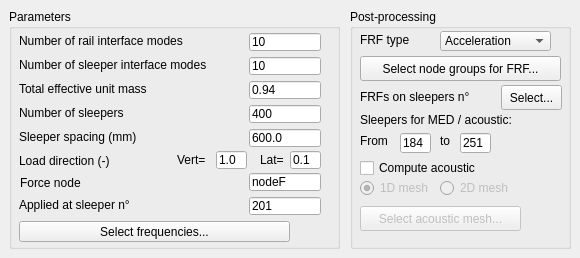
    <widget class="QWidget" name="tab_6">
     <attribute name="title">
      <string>Simulation setup</string>
     </attribute>
     <widget class="QGroupBox" name="groupBox_7">
      <property name="geometry">
       <rect>
        <x>9</x>
        <y>9</y>
        <width>331</width>
        <height>240</height>
       </rect>
      </property>
      <property name="title">
       <string>Parameters</string>
      </property>
      <widget class="QLineEdit" name="txt_slpForce">
       <property name="geometry">
        <rect>
         <x>240</x>
         <y>188</y>
         <width>72</width>
         <height>18</height>
        </rect>
       </property>
       <property name="toolTip">
        <string>&lt;html&gt;&lt;head/&gt;&lt;body&gt;&lt;p&gt;The force will be applied to the group of node indicated above, on the substructure corresponding to the sleeper number entered here. The excited side is always the right side.&lt;/p&gt;&lt;/body&gt;&lt;/html&gt;</string>
       </property>
       <property name="text">
        <string>201</string>
       </property>
      </widget>
      <widget class="QLabel" name="label_25">
       <property name="geometry">
        <rect>
         <x>10</x>
         <y>24</y>
         <width>201</width>
         <height>16</height>
        </rect>
       </property>
       <property name="whatsThis">
        <string/>
       </property>
       <property name="text">
        <string>Number of rail interface modes</string>
       </property>
      </widget>
      <widget class="QLineEdit" name="txt_nModesRai">
       <property name="geometry">
        <rect>
         <x>240</x>
         <y>24</y>
         <width>72</width>
         <height>18</height>
        </rect>
       </property>
       <property name="cursor">
        <cursorShape>IBeamCursor</cursorShape>
       </property>
       <property name="toolTip">
        <string/>
       </property>
       <property name="statusTip">
        <string/>
       </property>
       <property name="text">
        <string>10</string>
       </property>
      </widget>
      <widget class="QLineEdit" name="txt_nSlp">
       <property name="geometry">
        <rect>
         <x>240</x>
         <y>96</y>
         <width>72</width>
         <height>18</height>
        </rect>
       </property>
       <property name="toolTip">
        <string/>
       </property>
       <property name="text">
        <string>400</string>
       </property>
      </widget>
      <widget class="QLabel" name="label_44">
       <property name="geometry">
        <rect>
         <x>10</x>
         <y>72</y>
         <width>191</width>
         <height>16</height>
        </rect>
       </property>
       <property name="whatsThis">
        <string/>
       </property>
       <property name="text">
        <string>Total effective unit mass</string>
       </property>
      </widget>
      <widget class="QLineEdit" name="txt_cumulMassEffeUn">
       <property name="geometry">
        <rect>
         <x>240</x>
         <y>72</y>
         <width>72</width>
         <height>18</height>
        </rect>
       </property>
       <property name="toolTip">
        <string>&lt;html&gt;&lt;head/&gt;&lt;body&gt;&lt;p&gt;Minimum cumulated effective unit mass requested in each direction (see Code_Aster doc R5.01.03). It enables selecting the smallest number of eigenmodes such that the cumulated effective unit mass reaches that value (]0;1]) in each direction. With USP, 0.96 is advised for convergence.&lt;/p&gt;&lt;/body&gt;&lt;/html&gt;</string>
       </property>
       <property name="statusTip">
        <string/>
       </property>
       <property name="text">
        <string>0.94</string>
       </property>
      </widget>
      <widget class="QLabel" name="label_36">
       <property name="geometry">
        <rect>
         <x>10</x>
         <y>120</y>
         <width>201</width>
         <height>16</height>
        </rect>
       </property>
       <property name="text">
        <string>Sleeper spacing (mm)</string>
       </property>
      </widget>
      <widget class="QLineEdit" name="txt_forceNode">
       <property name="enabled">
        <bool>true</bool>
       </property>
       <property name="geometry">
        <rect>
         <x>240</x>
         <y>164</y>
         <width>72</width>
         <height>18</height>
        </rect>
       </property>
       <property name="toolTip">
        <string>&lt;html&gt;&lt;head/&gt;&lt;body&gt;&lt;p&gt;A group which contains one node, and exists in the macroelement mesh.&lt;/p&gt;&lt;/body&gt;&lt;/html&gt;</string>
       </property>
       <property name="text">
        <string>nodeF</string>
       </property>
      </widget>
      <widget class="QLabel" name="label_20">
       <property name="geometry">
        <rect>
         <x>10</x>
         <y>96</y>
         <width>181</width>
         <height>16</height>
        </rect>
       </property>
       <property name="text">
        <string>Number of sleepers</string>
       </property>
      </widget>
      <widget class="QLineEdit" name="txt_slpSpacing">
       <property name="geometry">
        <rect>
         <x>240</x>
         <y>120</y>
         <width>72</width>
         <height>18</height>
        </rect>
       </property>
       <property name="text">
        <string>600.0</string>
       </property>
      </widget>
      <widget class="QLabel" name="label_21">
       <property name="geometry">
        <rect>
         <x>10</x>
         <y>144</y>
         <width>141</width>
         <height>16</height>
        </rect>
       </property>
       <property name="text">
        <string>Load direction (-)</string>
       </property>
      </widget>
      <widget class="QPushButton" name="btn_freqs">
       <property name="enabled">
        <bool>true</bool>
       </property>
       <property name="geometry">
        <rect>
         <x>10</x>
         <y>212</y>
         <width>271</width>
         <height>21</height>
        </rect>
       </property>
       <property name="toolTip">
        <string>&lt;html&gt;&lt;head/&gt;&lt;body&gt;&lt;p&gt;Enter at least one frequency per job (=frequency band).&lt;/p&gt;&lt;/body&gt;&lt;/html&gt;</string>
       </property>
       <property name="text">
        <string>Select frequencies...</string>
       </property>
      </widget>
      <widget class="QLabel" name="label_23">
       <property name="geometry">
        <rect>
         <x>10</x>
         <y>188</y>
         <width>171</width>
         <height>16</height>
        </rect>
       </property>
       <property name="text">
        <string>Applied at sleeper n°</string>
       </property>
      </widget>
      <widget class="QLineEdit" name="txt_nModesSlp">
       <property name="geometry">
        <rect>
         <x>240</x>
         <y>48</y>
         <width>72</width>
         <height>18</height>
        </rect>
       </property>
       <property name="toolTip">
        <string/>
       </property>
       <property name="statusTip">
        <string/>
       </property>
       <property name="text">
        <string>10</string>
       </property>
      </widget>
      <widget class="QLabel" name="label_46">
       <property name="geometry">
        <rect>
         <x>10</x>
         <y>48</y>
         <width>221</width>
         <height>16</height>
        </rect>
       </property>
       <property name="whatsThis">
        <string/>
       </property>
       <property name="text">
        <string>Number of sleeper interface modes</string>
       </property>
      </widget>
      <widget class="QLineEdit" name="txt_fDirVert">
       <property name="geometry">
        <rect>
         <x>207</x>
         <y>142</y>
         <width>31</width>
         <height>18</height>
        </rect>
       </property>
       <property name="toolTip">
        <string>&lt;html&gt;&lt;head/&gt;&lt;body&gt;&lt;p&gt;Positive = towards the ground. This only indicates the direction; the magnitude of the force applied is normalized to 1N anyways.&lt;/p&gt;&lt;/body&gt;&lt;/html&gt;</string>
       </property>
       <property name="text">
        <string>1.0</string>
       </property>
      </widget>
      <widget class="QLabel" name="label_49">
       <property name="geometry">
        <rect>
         <x>251</x>
         <y>143</y>
         <width>31</width>
         <height>16</height>
        </rect>
       </property>
       <property name="text">
        <string>Lat=</string>
       </property>
      </widget>
      <widget class="QLineEdit" name="txt_fDirLat">
       <property name="geometry">
        <rect>
         <x>281</x>
         <y>142</y>
         <width>31</width>
         <height>18</height>
        </rect>
       </property>
       <property name="toolTip">
        <string>&lt;html&gt;&lt;head/&gt;&lt;body&gt;&lt;p&gt;Positive = outward of the track. This only indicates the direction; the magnitude of the force applied is normalized to 1N anyways.&lt;/p&gt;&lt;/body&gt;&lt;/html&gt;</string>
       </property>
       <property name="text">
        <string>0.1</string>
       </property>
      </widget>
      <widget class="QLabel" name="label_51">
       <property name="geometry">
        <rect>
         <x>168</x>
         <y>143</y>
         <width>41</width>
         <height>16</height>
        </rect>
       </property>
       <property name="text">
        <string>Vert=</string>
       </property>
      </widget>
      <widget class="QLabel" name="label_52">
       <property name="geometry">
        <rect>
         <x>11</x>
         <y>166</y>
         <width>101</width>
         <height>16</height>
        </rect>
       </property>
       <property name="text">
        <string>Force node</string>
       </property>
      </widget>
     </widget>
     <widget class="QGroupBox" name="groupBox_8">
      <property name="geometry">
       <rect>
        <x>350</x>
        <y>9</y>
        <width>221</width>
        <height>240</height>
       </rect>
      </property>
      <property name="title">
       <string>Post-processing</string>
      </property>
      <widget class="QCheckBox" name="cb_computeAcoustic">
       <property name="geometry">
        <rect>
         <x>10</x>
         <y>150</y>
         <width>151</width>
         <height>18</height>
        </rect>
       </property>
       <property name="toolTip">
        <string>&lt;html&gt;&lt;head/&gt;&lt;body&gt;&lt;p&gt;If the acoustic mesh is 1D: the output is the acoustic pressure transfer function at each node of the mesh, if the mesh has no groups. If the mesh has groups, it is only calculated on the groups, which contain one node.&lt;/p&gt;&lt;p&gt;If the acoustic mesh is 2D: the ouput is the acoustic power transfer function, resulting from the intensity integrated over the mesh surface area.&lt;/p&gt;&lt;/body&gt;&lt;/html&gt;</string>
       </property>
       <property name="text">
        <string>Compute acoustic</string>
       </property>
      </widget>
      <widget class="QLabel" name="label_22">
       <property name="geometry">
        <rect>
         <x>10</x>
         <y>23</y>
         <width>76</width>
         <height>16</height>
        </rect>
       </property>
       <property name="text">
        <string>FRF type</string>
       </property>
      </widget>
      <widget class="QLabel" name="label_24">
       <property name="geometry">
        <rect>
         <x>10</x>
         <y>80</y>
         <width>141</width>
         <height>16</height>
        </rect>
       </property>
       <property name="text">
        <string>FRFs on sleepers n°</string>
       </property>
      </widget>
      <widget class="QPushButton" name="btn_selectAcousticMesh">
       <property name="enabled">
        <bool>false</bool>
       </property>
       <property name="geometry">
        <rect>
         <x>10</x>
         <y>197</y>
         <width>161</width>
         <height>25</height>
        </rect>
       </property>
       <property name="toolTip">
        <string>&lt;html&gt;&lt;head/&gt;&lt;body&gt;&lt;p&gt;If the acoustic mesh is 1D: the output is the acoustic pressure transfer function at each node of the mesh, if the mesh has no groups. If the mesh has groups, it is only calculated on the groups, which contain one node.&lt;/p&gt;&lt;p&gt;If the acoustic mesh is 2D: the ouput is the acoustic power transfer function, resulting from the intensity integrated over the mesh surface area.&lt;/p&gt;&lt;/body&gt;&lt;/html&gt;</string>
       </property>
       <property name="text">
        <string>Select acoustic mesh...</string>
       </property>
      </widget>
      <widget class="QComboBox" name="cbb_output">
       <property name="geometry">
        <rect>
         <x>90</x>
         <y>22</y>
         <width>111</width>
         <height>20</height>
        </rect>
       </property>
       <property name="toolTip">
        <string>&lt;html&gt;&lt;head/&gt;&lt;body&gt;&lt;p&gt;The FRF result file is expressed in terms of displacement, velocity or acceleration transfer funtions versus input force.&lt;/p&gt;&lt;/body&gt;&lt;/html&gt;</string>
       </property>
       <item>
        <property name="text">
         <string>Acceleration</string>
        </property>
       </item>
       <item>
        <property name="text">
         <string>Velocity</string>
        </property>
       </item>
       <item>
        <property name="text">
         <string>Displacement</string>
        </property>
       </item>
      </widget>
      <widget class="QPushButton" name="btn_selectSubstructures">
       <property name="geometry">
        <rect>
         <x>151</x>
         <y>76</y>
         <width>61</width>
         <height>25</height>
        </rect>
       </property>
       <property name="toolTip">
        <string>&lt;html&gt;&lt;head/&gt;&lt;body&gt;&lt;p&gt;FRFs are extracted on the excited side of the track, on each macroelements selected here.&lt;/p&gt;&lt;/body&gt;&lt;/html&gt;</string>
       </property>
       <property name="text">
        <string>Select...</string>
       </property>
      </widget>
      <widget class="QRadioButton" name="rb_2D">
       <property name="enabled">
        <bool>false</bool>
       </property>
       <property name="geometry">
        <rect>
         <x>90</x>
         <y>170</y>
         <width>71</width>
         <height>18</height>
        </rect>
       </property>
       <property name="toolTip">
        <string>&lt;html&gt;&lt;head/&gt;&lt;body&gt;&lt;p&gt;If the acoustic mesh is 1D: the output is the acoustic pressure transfer function at each node of the mesh, if the mesh has no groups. If the mesh has groups, it is only calculated on the groups, which contain one node.&lt;/p&gt;&lt;p&gt;If the acoustic mesh is 2D: the ouput is the acoustic power transfer function, resulting from the intensity integrated over the mesh surface area.&lt;/p&gt;&lt;/body&gt;&lt;/html&gt;</string>
       </property>
       <property name="text">
        <string>2D mesh</string>
       </property>
       <property name="checked">
        <bool>false</bool>
       </property>
      </widget>
      <widget class="QRadioButton" name="rb_1D">
       <property name="enabled">
        <bool>false</bool>
       </property>
       <property name="geometry">
        <rect>
         <x>10</x>
         <y>170</y>
         <width>71</width>
         <height>18</height>
        </rect>
       </property>
       <property name="toolTip">
        <string>&lt;html&gt;&lt;head/&gt;&lt;body&gt;&lt;p&gt;If the acoustic mesh is 1D: the output is the acoustic pressure transfer function at each node of the mesh, if the mesh has no groups. If the mesh has groups, it is only calculated on the groups, which contain one node.&lt;/p&gt;&lt;p&gt;If the acoustic mesh is 2D: the ouput is the acoustic power transfer function, resulting from the intensity integrated over the mesh surface area.&lt;/p&gt;&lt;/body&gt;&lt;/html&gt;</string>
       </property>
       <property name="text">
        <string>1D mesh</string>
       </property>
       <property name="checked">
        <bool>true</bool>
       </property>
      </widget>
      <widget class="QLabel" name="label_45">
       <property name="enabled">
        <bool>true</bool>
       </property>
       <property name="geometry">
        <rect>
         <x>10</x>
         <y>103</y>
         <width>191</width>
         <height>16</height>
        </rect>
       </property>
       <property name="whatsThis">
        <string/>
       </property>
       <property name="text">
        <string>Sleepers for MED / acoustic:</string>
       </property>
      </widget>
      <widget class="QLineEdit" name="txt_nSlpAcoust1">
       <property name="enabled">
        <bool>true</bool>
       </property>
       <property name="geometry">
        <rect>
         <x>50</x>
         <y>124</y>
         <width>31</width>
         <height>20</height>
        </rect>
       </property>
       <property name="toolTip">
        <string>&lt;html&gt;&lt;head/&gt;&lt;body&gt;&lt;p&gt;Number of the first macroelement, which is used for acoustic calculation, and whose results are printed to a MED file (if checked in &amp;quot;Execution parameters&amp;quot; tab).&lt;/p&gt;&lt;/body&gt;&lt;/html&gt;</string>
       </property>
       <property name="statusTip">
        <string/>
       </property>
       <property name="text">
        <string>184</string>
       </property>
      </widget>
      <widget class="QLabel" name="label_47">
       <property name="enabled">
        <bool>true</bool>
       </property>
       <property name="geometry">
        <rect>
         <x>10</x>
         <y>124</y>
         <width>31</width>
         <height>16</height>
        </rect>
       </property>
       <property name="whatsThis">
        <string/>
       </property>
       <property name="text">
        <string>From</string>
       </property>
      </widget>
      <widget class="QLabel" name="label_48">
       <property name="enabled">
        <bool>true</bool>
       </property>
       <property name="geometry">
        <rect>
         <x>90</x>
         <y>124</y>
         <width>21</width>
         <height>16</height>
        </rect>
       </property>
       <property name="whatsThis">
        <string/>
       </property>
       <property name="text">
        <string>to</string>
       </property>
      </widget>
      <widget class="QLineEdit" name="txt_nSlpAcoust2">
       <property name="enabled">
        <bool>true</bool>
       </property>
       <property name="geometry">
        <rect>
         <x>110</x>
         <y>124</y>
         <width>31</width>
         <height>20</height>
        </rect>
       </property>
       <property name="toolTip">
        <string>&lt;html&gt;&lt;head/&gt;&lt;body&gt;&lt;p&gt;Number of the last macroelement, which is used for acoustic calculation, and whose results are printed to a MED file (if checked in &amp;quot;Execution parameters&amp;quot; tab).&lt;/p&gt;&lt;/body&gt;&lt;/html&gt;</string>
       </property>
       <property name="statusTip">
        <string/>
       </property>
       <property name="text">
        <string>251</string>
       </property>
      </widget>
      <widget class="QPushButton" name="btn_selectNodesFRF">
       <property name="geometry">
        <rect>
         <x>10</x>
         <y>47</y>
         <width>201</width>
         <height>25</height>
        </rect>
       </property>
       <property name="toolTip">
        <string>&lt;html&gt;&lt;head/&gt;&lt;body&gt;&lt;p&gt;Groups with multiple nodes will generate one FRF, which is the average among the nodes. Groups, whose name finishes with 'Y' or 'Z', will generate the FRF in the vertical or lateral direction, respectively. Otherwise, the magnitude (lateral, vertical), is calculated.&lt;/p&gt;&lt;/body&gt;&lt;/html&gt;</string>
       </property>
       <property name="text">
        <string>Select node groups for FRF...</string>
       </property>
      </widget>
     </widget>
    </widget>
